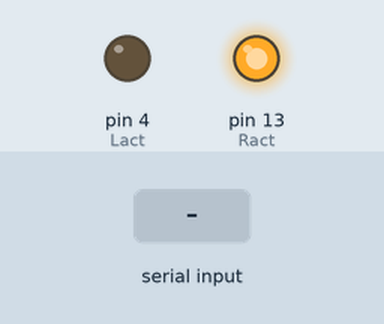
A sketch run on a simulated Arduino Mega 2560, built with avr-gcc and run on an emulated ATmega2560. Parts: output pins drawn as LEDs (lit = HIGH). The test bench sets the inputs (shaded band).

Above: at 1.2 s.
1.3 s: "M" received over Serial
At 2.4 s:
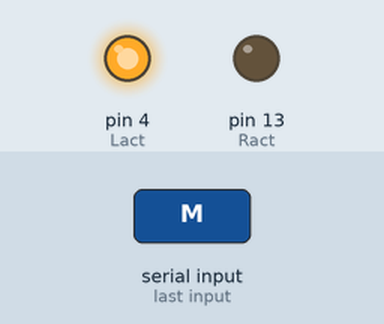
2.8 s: "1" received over Serial
At 3.6 s:
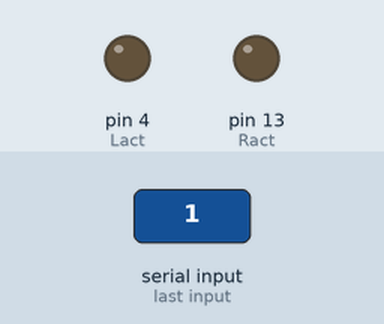
Timing chart, 0 to 5.8 s (numbered marks = the images above; inputs shaded):
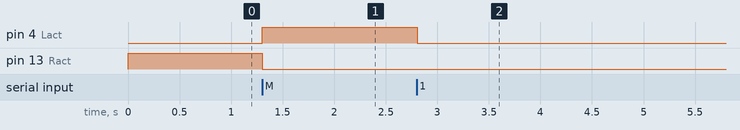

Measured:
- after the input at 1.3 s, pin 4 (Lact): LOW → HIGH at once; pin 13 (Ract): HIGH → LOW at once
- after the input at 2.8 s, pin 4 (Lact): HIGH → LOW at once

The sketch:

Surf_Rover_MCU.ino
```cpp
/* UNF Surf Rover
 * Main MCU Board for the UNF Surf Rover
 * Created by: Joshua Harrell
 * Created on: 4/15/2021
 */

const int Lact = 4;  //Left Actuator Control 980Hz PWM pin
const int Ract = 13;  //Right Actuator Control 980Hz PWM pin
int Speed1;  //Global Variable to save the speed value for Sabertooth Motor1
int Speed2;  //Global Variable to save the speed value for Sabertooth Motor2
int Turn;    //Global Variable to save the steering Joystick position

void setup() {
  // initialize digital pin LED_BUILTIN as an output.
  pinMode(Lact, OUTPUT);
  pinMode(Ract, OUTPUT);
  Serial.begin(9600);
  Serial1.begin(38400);    // Enable Right Side Sabertooth Serial controller rear Gear Motors
  Serial2.begin(38400);    // Enable Left Side Sabertooth Serial controller front Gear Motor
}
void Get_Inputs(){
  if (Serial.available()){   //Checks if any input is provided by the Wii Nunchuck controller
    switch(Serial.read()){   // Reads the first Character of the Serial Transfer. As of now (Horn, Lights, Speed, Steering)
      case 'H':
//        digitalWrite(Horn, HIGH);    Not Implemented Yet
//        delay(50);
//        digitalWrite(Horn, LOW);
        break;
      case 'L':
//        if (Lights == HIGH){
//          digitalWrite(Lights, LOW);  Not Implemented Yet
//        }
//        if (Lights == LOW){
//        digitalWrite(Lights, HIGH);
//        }
        break;
      case 'S':
        Speed1 = Serial.read();    //Reading Speed, as of now either full throttle or off
        Speed2 = Speed1 + 128;
        break;
      case 'M':
        Turn = Serial.read();     //Reading Steering, as of now the steering is analog controlled
        break;
      default:
        Speed1 = 64;
        Speed2 = Speed1 + 128;   // Default value is both motors off and straighten rover
        Turn = 127;
        break;
    }
  }
}

void Do_Controls(){
  /*  Control Motors   */
  Serial1.write(Speed1);   //Write Speed value to Left Sabertooth Motor 1
  Serial1.write(Speed2);   //Write Speed Value to Left Sabertooth Motor 2
  Serial2.write(Speed1);   //Write Speed Value to Right Sabertooth Motor 1

  /*  Control Actuators   */
  if ((Turn < 115) || (Turn > 140)){
    analogWrite(Lact,Turn);          //Turn Rover Left or Right
    analogWrite(Ract,255-Turn);
  }
  else{
    analogWrite(Lact, 0);  //Straighten Rover
    analogWrite(Ract, 0);
  }
}

// the loop function runs over and over again forever
void loop() {
  Get_Inputs();
  Do_Controls();
  delay(50);
}
```
